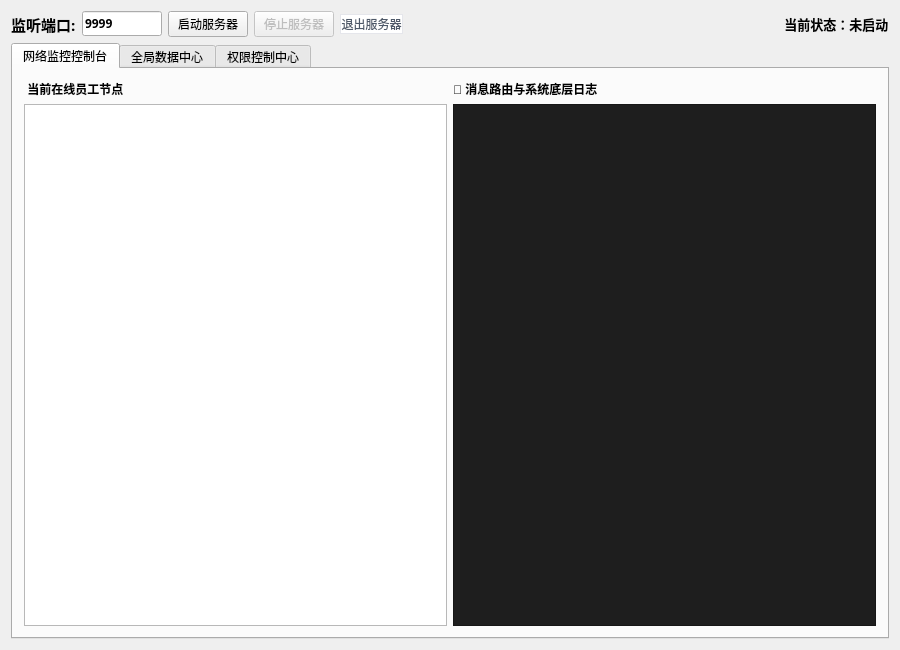
<?xml version="1.0" encoding="UTF-8"?>
<ui version="4.0">
 <class>AttendanceServerClass</class>
 <widget class="QWidget" name="AttendanceServerClass">
  <property name="geometry">
   <rect>
    <x>0</x>
    <y>0</y>
    <width>900</width>
    <height>650</height>
   </rect>
  </property>
  <property name="windowTitle">
   <string>考勤系统 - 分布式服务端总控中心</string>
  </property>
  <property name="styleSheet">
   <string notr="true">/* 主窗口与全局背景色 */
QWidget#AttendanceServerClass {
    background-color: #F2F3F5;
}
/* 7. 退出登录按钮专属样式 */
QPushButton#btn_LogoutServer {
    background-color: #FFFFFF;
    color: #4E5969;
    border: 1px solid #E5E6EB;
}
QPushButton#btn_LogoutServer:hover {
    color: #F53F3F;
    border-color: #F53F3F;
    background-color: #FEF0F0;
}
QPushButton#btn_LogoutServer:pressed {
    background-color: #FFECE8;
}
/*  全局普通按钮美化 (圆角、边框、悬浮动画) */
QPushButton {
    background-color: #FFFFFF;
    border: 1px solid #E5E6EB;
    color: #4E5969;
    border-radius: 6px;
    padding: 6px 16px;
    font-family: &quot;Microsoft YaHei&quot;;
    font-size: 13px;
    font-weight: bold;
    outline: none;
}
QPushButton:hover {
    color: #165DFF;
    border-color: #165DFF;
    background-color: #F8FBFF;
}
QPushButton:pressed {
    background-color: #E8F3FF;
}

/*  针对启动/确认等主要按钮 (蓝色系) */
QPushButton#btn_StartServer, QPushButton#btn_RefreshData, QPushButton#btn_ExportGlobal {
    background-color: #165DFF;
    color: white;
    border: none;
}
QPushButton#btn_StartServer:hover, QPushButton#btn_RefreshData:hover, QPushButton#btn_ExportGlobal:hover {
    background-color: #4080FF;
}
QPushButton#btn_StartServer:pressed, QPushButton#btn_RefreshData:pressed, QPushButton#btn_ExportGlobal:pressed {
    background-color: #0E42D2;
}

/*  针对停止/危险操作按钮 (红色系) */
QPushButton#btn_StopServer {
    background-color: #F53F3F;
    color: white;
    border: none;
}
QPushButton#btn_StopServer:hover {
    background-color: #F76560;
}
QPushButton#btn_StopServer:pressed {
    background-color: #CB272D;
}

/* 顺手美化全局输入框 */
QLineEdit {
    background-color: #FFFFFF;
    border: 1px solid #E5E6EB;
    border-radius: 6px;
    padding: 6px 10px;
    color: #1D2129;
}
QLineEdit:focus {
    border: 1px solid #165DFF;
}

/* 6. 顺手美化数据表格 (考勤流水账等) */
QTableView, QTableWidget {
    background-color: #FFFFFF;
    border: 1px solid #E5E6EB;
    border-radius: 8px;
    gridline-color: #F2F3F5;
    selection-background-color: #E8F3FF;
    selection-color: #165DFF;
}
QHeaderView::section {
    background-color: #F7F8FA;
    color: #4E5969;
    font-weight: bold;
    border: none;
    border-right: 1px solid #E5E6EB;
    border-bottom: 1px solid #E5E6EB;
    padding: 6px;
}</string>
  </property>
  <layout class="QVBoxLayout" name="verticalLayout">
   <item>
    <layout class="QHBoxLayout" name="horizontalLayout_Top">
     <item>
      <widget class="QLabel" name="label_Port">
       <property name="font">
        <font>
         <family>Microsoft YaHei</family>
         <pointsize>11</pointsize>
         <bold>true</bold>
        </font>
       </property>
       <property name="text">
        <string>监听端口:</string>
       </property>
      </widget>
     </item>
     <item>
      <widget class="QLineEdit" name="lineEdit_Port">
       <property name="maximumSize">
        <size>
         <width>80</width>
         <height>16777215</height>
        </size>
       </property>
       <property name="font">
        <font>
         <family>Microsoft YaHei</family>
         <pointsize>9</pointsize>
         <bold>true</bold>
        </font>
       </property>
       <property name="text">
        <string>9999</string>
       </property>
      </widget>
     </item>
     <item>
      <widget class="QPushButton" name="btn_StartServer">
       <property name="text">
        <string>启动服务器</string>
       </property>
      </widget>
     </item>
     <item>
      <widget class="QPushButton" name="btn_StopServer">
       <property name="enabled">
        <bool>false</bool>
       </property>
       <property name="text">
        <string>停止服务器</string>
       </property>
      </widget>
     </item>
     <item>
      <widget class="QPushButton" name="btn_LogoutServer">
       <property name="styleSheet">
        <string notr="true">/* 7. 退出登录按钮专属样式 */
QPushButton#btn_LogoutServer {
    background-color: #FFFFFF;
    color: #4E5969;
    border: 1px solid #E5E6EB;
}
QPushButton#btn_LogoutServer:hover {
    color: #F53F3F;
    border-color: #F53F3F;
    background-color: #FEF0F0;
}
QPushButton#btn_LogoutServer:pressed {
    background-color: #FFECE8;
}</string>
       </property>
       <property name="text">
        <string>退出服务器</string>
       </property>
      </widget>
     </item>
     <item>
      <spacer name="horizontalSpacer">
       <property name="orientation">
        <enum>Qt::Orientation::Horizontal</enum>
       </property>
       <property name="sizeHint" stdset="0">
        <size>
         <width>40</width>
         <height>20</height>
        </size>
       </property>
      </spacer>
     </item>
     <item>
      <widget class="QLabel" name="label_ServerStatus">
       <property name="font">
        <font>
         <family>Microsoft YaHei</family>
         <pointsize>10</pointsize>
         <bold>true</bold>
        </font>
       </property>
       <property name="text">
        <string> 当前状态：未启动</string>
       </property>
      </widget>
     </item>
    </layout>
   </item>
   <item>
    <widget class="QTabWidget" name="tabWidget_Main">
     <property name="currentIndex">
      <number>0</number>
     </property>
     <widget class="QWidget" name="tab_Network">
      <attribute name="title">
       <string>网络监控控制台</string>
      </attribute>
      <layout class="QHBoxLayout" name="horizontalLayout_Tab1">
       <item>
        <layout class="QVBoxLayout" name="verticalLayout_Left">
         <item>
          <widget class="QLabel" name="label_OnlineUsers">
           <property name="font">
            <font>
             <bold>true</bold>
            </font>
           </property>
           <property name="text">
            <string> 当前在线员工节点</string>
           </property>
          </widget>
         </item>
         <item>
          <widget class="QTableWidget" name="tableWidget_OnlineUsers">
           <property name="editTriggers">
            <set>QAbstractItemView::EditTrigger::NoEditTriggers</set>
           </property>
           <property name="selectionBehavior">
            <enum>QAbstractItemView::SelectionBehavior::SelectRows</enum>
           </property>
          </widget>
         </item>
        </layout>
       </item>
       <item>
        <layout class="QVBoxLayout" name="verticalLayout_Right">
         <item>
          <widget class="QLabel" name="label_ServerLog">
           <property name="font">
            <font>
             <bold>true</bold>
            </font>
           </property>
           <property name="text">
            <string>📜 消息路由与系统底层日志</string>
           </property>
          </widget>
         </item>
         <item>
          <widget class="QTextBrowser" name="textBrowser_ServerLog">
           <property name="styleSheet">
            <string>background-color: rgb(30, 30, 30); color: rgb(0, 255, 0); font-family: Consolas, monospace; font-size: 10pt;</string>
           </property>
          </widget>
         </item>
        </layout>
       </item>
      </layout>
     </widget>
     <widget class="QWidget" name="tab_Data">
      <attribute name="title">
       <string>全局数据中心</string>
      </attribute>
      <layout class="QVBoxLayout" name="verticalLayout_Tab2">
       <item>
        <layout class="QHBoxLayout" name="horizontalLayout_DataTop">
         <item>
          <widget class="QPushButton" name="btn_RefreshData">
           <property name="text">
            <string>手动刷新全局考勤</string>
           </property>
          </widget>
         </item>
         <item>
          <widget class="QPushButton" name="btn_ExportGlobal">
           <property name="text">
            <string>导出全局报表</string>
           </property>
          </widget>
         </item>
         <item>
          <spacer name="horizontalSpacer_2">
           <property name="orientation">
            <enum>Qt::Orientation::Horizontal</enum>
           </property>
           <property name="sizeHint" stdset="0">
            <size>
             <width>40</width>
             <height>20</height>
            </size>
           </property>
          </spacer>
         </item>
        </layout>
       </item>
       <item>
        <widget class="QTableView" name="tableView_GlobalRecords">
         <property name="editTriggers">
          <set>QAbstractItemView::EditTrigger::NoEditTriggers</set>
         </property>
         <property name="selectionBehavior">
          <enum>QAbstractItemView::SelectionBehavior::SelectRows</enum>
         </property>
        </widget>
       </item>
      </layout>
     </widget>
     <widget class="QWidget" name="tab_Permissions">
      <attribute name="title">
       <string>权限控制中心</string>
      </attribute>
      <layout class="QVBoxLayout" name="verticalLayout_Tab3">
       <item>
        <widget class="QLabel" name="label_PermHint">
         <property name="styleSheet">
          <string>color: #E6A23C; font-weight: bold;</string>
         </property>
         <property name="text">
          <string>提示：双击“系统权限角色”列可直接修改员工的系统级别权限（普通登录 / 管理员登录 / 超级管理员）并实时生效。</string>
         </property>
        </widget>
       </item>
       <item>
        <widget class="QTableView" name="tableView_Permissions">
         <property name="selectionBehavior">
          <enum>QAbstractItemView::SelectionBehavior::SelectRows</enum>
         </property>
        </widget>
       </item>
      </layout>
     </widget>
    </widget>
   </item>
  </layout>
 </widget>
 <layoutdefault spacing="6" margin="11"/>
 <resources>
  <include location="AttendanceServer.qrc"/>
 </resources>
 <connections/>
</ui>
